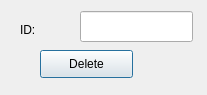
<?xml version="1.0" encoding="UTF-8"?>
<ui version="4.0">
 <class>Dialog</class>
 <widget class="QDialog" name="Dialog">
  <property name="geometry">
   <rect>
    <x>0</x>
    <y>0</y>
    <width>207</width>
    <height>95</height>
   </rect>
  </property>
  <property name="windowTitle">
   <string>Dialog</string>
  </property>
  <widget class="QLineEdit" name="lineEdit_id">
   <property name="geometry">
    <rect>
     <x>80</x>
     <y>11</y>
     <width>113</width>
     <height>31</height>
    </rect>
   </property>
  </widget>
  <widget class="QPushButton" name="delete_button">
   <property name="geometry">
    <rect>
     <x>40</x>
     <y>50</y>
     <width>93</width>
     <height>28</height>
    </rect>
   </property>
   <property name="text">
    <string>Delete</string>
   </property>
  </widget>
  <widget class="QLabel" name="label">
   <property name="geometry">
    <rect>
     <x>20</x>
     <y>20</y>
     <width>51</width>
     <height>20</height>
    </rect>
   </property>
   <property name="text">
    <string>ID:</string>
   </property>
  </widget>
 </widget>
 <resources/>
 <connections/>
</ui>
